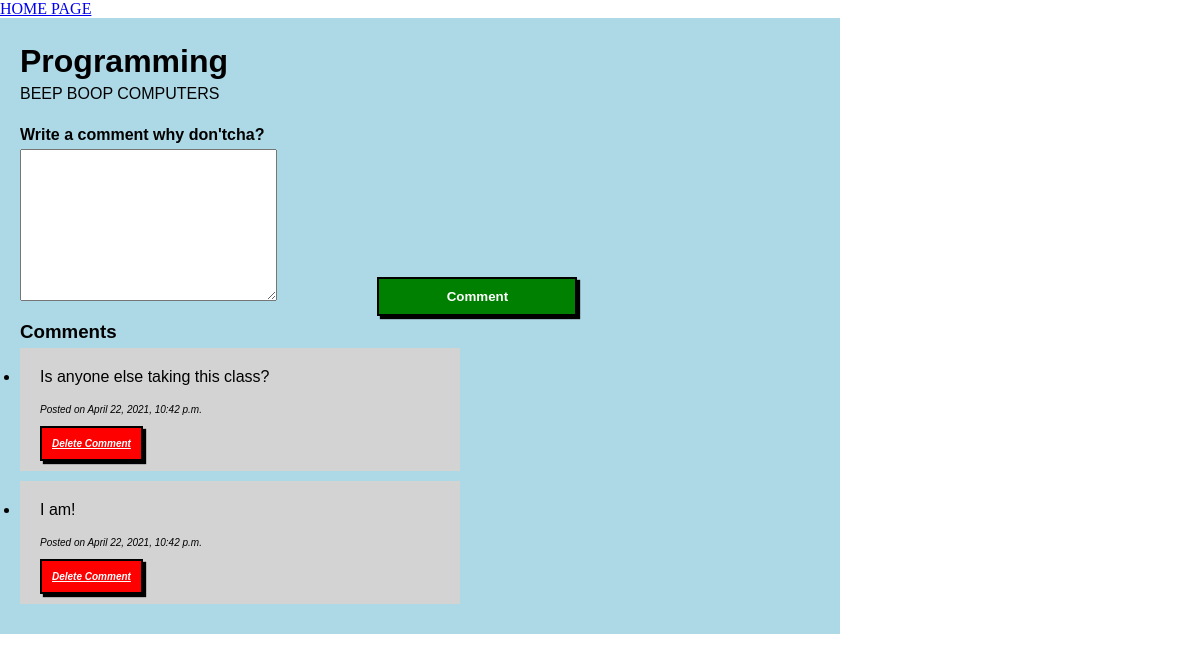
Page /courses/6/ on the committed database.
### courses_app/models.py (models this page shows)
class Course(models.Model):
    name = models.CharField(max_length=32)
    objects = Course_Manager()
    created_at = models.DateTimeField(auto_now_add=True)
    updated_at = models.DateTimeField(auto_now=True)

class Description(models.Model):
    course = models.OneToOneField(Course, on_delete=models.CASCADE, primary_key=True)
    text = models.TextField()
    objects = Description_Manager()
    created_at = models.DateTimeField(auto_now_add=True)
    updated_at = models.DateTimeField(auto_now=True)
    def __str__(self):
        return self.text

class Comment(models.Model):
    text = models.TextField()
    course = models.ForeignKey(Course, on_delete=models.CASCADE, related_name="comments")
    objects = Comment_Manager()
    created_at = DateTimeField(auto_now_add=True)
    updated_at = DateTimeField(auto_now=True)

### courses_app/views.py (the view)
# urls.py: path('courses/<int:id>/', views.show_course),
def show_course(request, id):
    context = {
        'course': Course.objects.get(id = id)
    }
    return render(request, 'course_page.html', context)

### courses_app/templates/course_page.html (shortened to what this page needs)
<!DOCTYPE html>
<html lang="en">
<head>
    {% load static %}
    <link rel="stylesheet" href="{% static 'style.css' %}">
</head>
<body>
    <a href="/">HOME PAGE</a>
    <div id="wrapper">
        <h1>{{course.name}}</h1>
        <p>{{course.description}}</p>
        <br>
        <form action="/courses/{{course.id}}/create_comment/" method="POST">
            <h4>Write a comment why don'tcha?</h4>
            <textarea name="comment" cols="30" rows="10"></textarea>
            <input class="add-button styled-button" type="submit" value="Comment">
        </form>
        <h3>Comments</h3>
        <ul>
            {% for comment in course.comments.all %}
                <li class="comment">
                    <p>{{comment.text}}</p>
                    <br>
                    <p class="subscript">Posted on {{comment.created_at}}</p>
                    <br>
                    <a class="styled-button delete-button subscript" href="/courses/{{course.id}}/comments/{{comment.id}}/destroy/">Delete Comment</a>
                </li>
            {% endfor %}
        </ul>
    </div>
</body>
</html>

### courses_app/static/style.css (style rules this page uses)
* { margin: 0; padding: 0; }
#wrapper { background-color: lightblue; width: 800px; padding: 20px; font-family: sans-serif; }
.add-button { background-color: green; color: white; width: 200px; margin-left: 12%; }
.styled-button { padding: 10px; box-shadow: 3px 3px 1px black; border: 2px solid black; font-weight: bold; }
.delete-button { background-color: red; color: white; }
.comment { background-color: lightgray; width: 50%; margin-bottom: 10px; padding: 20px; }
.subscript { font-size: x-small; font-style: italic; }
h1, h2, h3, h4 { margin: 5px 0px; }

### rows in the picture
Course: name "Programming", description "BEEP BOOP COMPUTERS"
Comment: text "Is anyone else taking this class?", created_at "April 22, 2021, 10:42 p.m."
Comment: text "I am!", created_at "April 22, 2021, 10:42 p.m."
